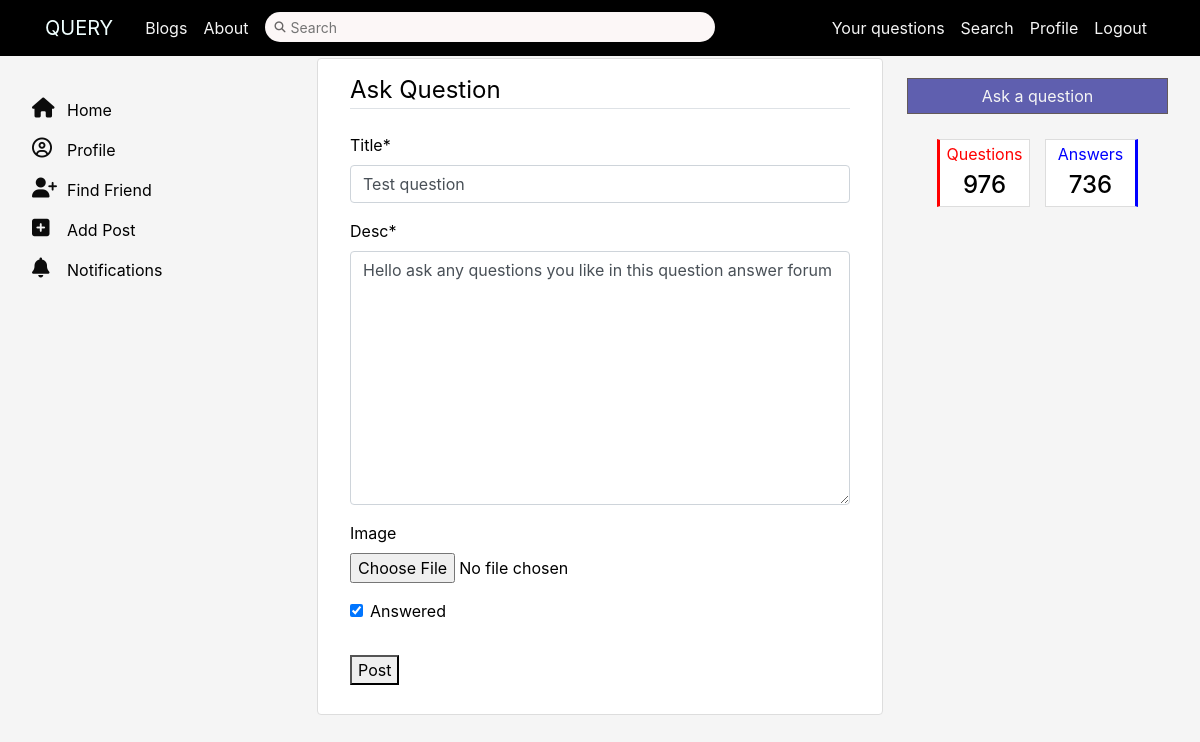
/Query/post/1/update/ (signed in), run on an earlier commit of the app's database.
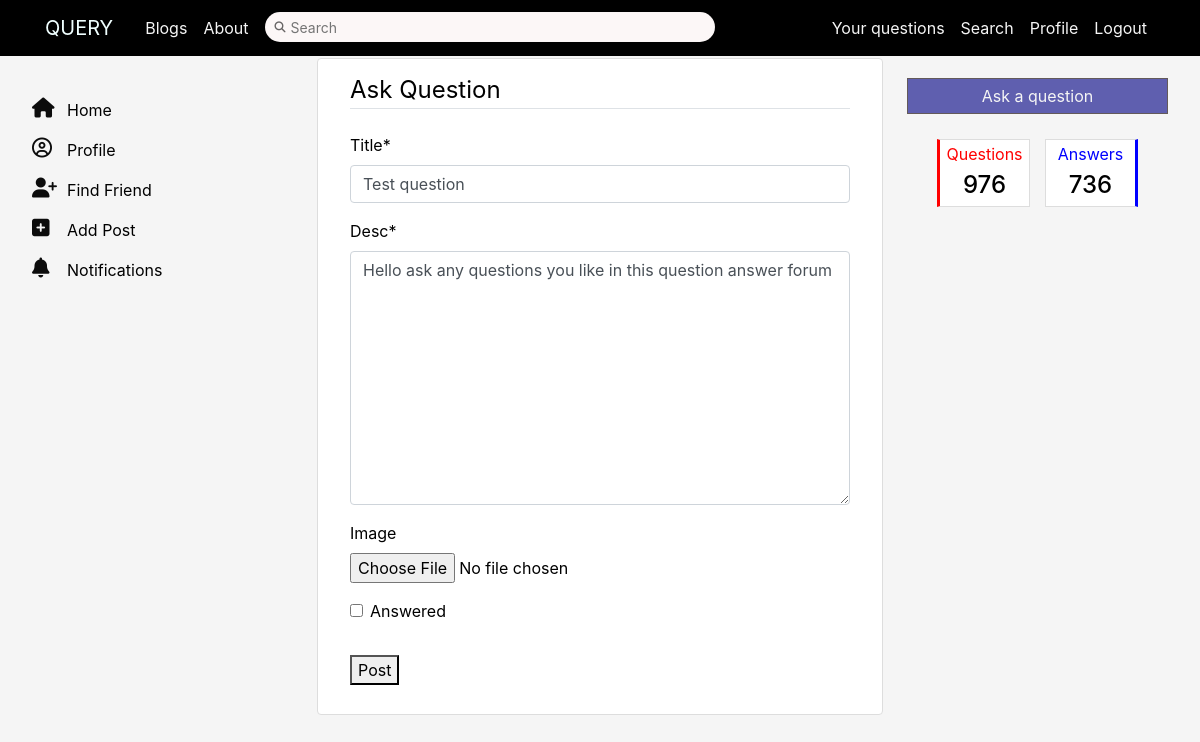
And on a later commit of the database.
### quesans/models.py (models this page shows, shortened)
class Question(models.Model):
    title = models.CharField(max_length=100)
    desc = models.TextField()
    author=models.ForeignKey(User,on_delete=models.CASCADE,default=None)
    created_on = models.DateTimeField(auto_now=True)
    image = models.ImageField(null=True,blank=True,upload_to ='ques_images/')
    qupvote = models.ManyToManyField(User,related_name = 'q_upvote')
    qdownvote = models.ManyToManyField(User,related_name = 'q_downvote')
    bookmarked = models.BooleanField(default=False)
    answered = models.BooleanField(default=False)
    slug=models.SlugField()

### quesans/views.py (the view, shortened to what this page needs)
# urls.py: path('post/<int:pk>/update/',views.QuestionUpdateView.as_view(),name='qupdate'),
class QuestionUpdateView(LoginRequiredMixin, UserPassesTestMixin, UpdateView):
    model = Question
    fields = ['title', 'desc', 'image', 'answered']
    def test_func(self):
        question = self.get_object()
        if self.request.user == question.author:
            return True
        else:
            messages.error(self.request, "Error editing question!")
            return False

### quesans/templates/quesans/question_form.html (shortened to what this page needs)
{% extends 'quesans/base_layout.html' %}
{% load crispy_forms_tags %}
{% block content %}
  <div class="content-section">
    <form method="post" enctype="multipart/form-data">
      <fieldset class="form-group">
        <legend class="border-bottom mb-4">Ask Question</legend>
        {{form|crispy}}
      </fieldset>
      <div class="form-group">
        <button type="btn btn-outline-info" type="submit">Post</button>
      </div>
    </form>
  </div>
{% endblock %}

What changed in the data, as far as the page shows it:
changed Question "Test question": answered "☑" → "☐"
